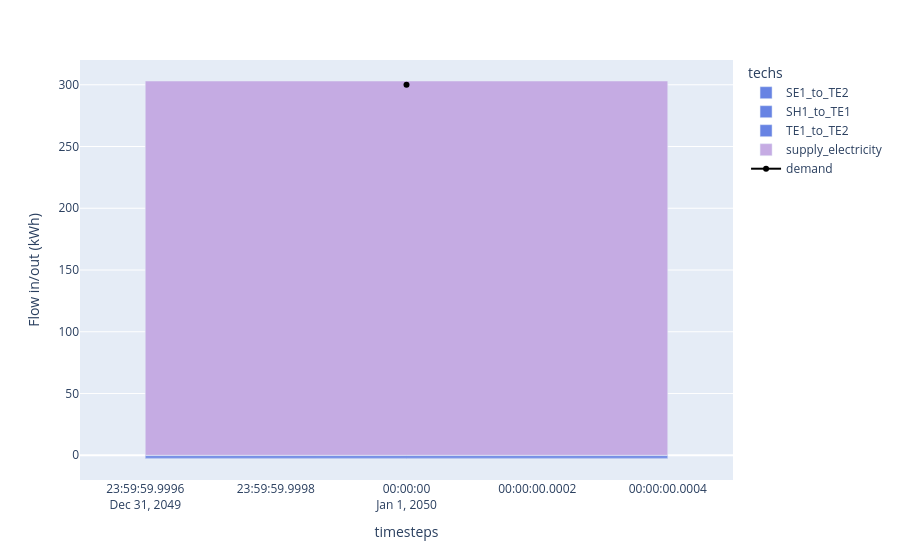

The notebook cell this image was saved under:
### Code cell
# We set the color mapping to use in all our plots by extracting the colors defined in the technology definitions of our model.
colors = model.inputs.color.to_series().to_dict()

df_electricity = (
    (model.results.flow_out.fillna(0) - model.results.flow_in.fillna(0))
    .sel(carriers="electricity")
    .sum("nodes")
    .to_series()
    .where(lambda x: x != 0)
    .dropna()
    .to_frame("Flow in/out (kWh)")
    .reset_index()
)
df_electricity_demand = df_electricity[df_electricity.techs == "demand_electricity"]
df_electricity_other = df_electricity[df_electricity.techs != "demand_electricity"]

print(df_electricity.head())

fig1 = px.bar(
    df_electricity_other,
    x="timesteps",
    y="Flow in/out (kWh)",
    color="techs",
    color_discrete_map=colors,
)
fig1.add_scatter(
    x=df_electricity_demand.timesteps,
    y=-1 * df_electricity_demand["Flow in/out (kWh)"],
    marker_color="black",
    name="demand",
)

### Figure 1 — Plotly figure (JSON) as saved in the notebook; plotly's stock layout.template omitted (floating-point values rounded to 4 significant figures)
{"data": [{"hovertemplate": "techs=SE1_to_TE2<br>timesteps=%{x}<br>Flow in/out (kWh)=%{y}<extra></extra>", "legendgroup": "SE1_to_TE2", "marker": {"color": "#6783E3", "pattern": {"shape": ""}}, "name": "SE1_to_TE2", "orientation": "v", "showlegend": true, "textposition": "auto", "type": "bar", "x": ["2050-01-01T00:00:00.000000000"], "xaxis": "x", "y": [-0.3979], "yaxis": "y"}, {"hovertemplate": "techs=SH1_to_TE1<br>timesteps=%{x}<br>Flow in/out (kWh)=%{y}<extra></extra>", "legendgroup": "SH1_to_TE1", "marker": {"color": "#6783E3", "pattern": {"shape": ""}}, "name": "SH1_to_TE1", "orientation": "v", "showlegend": true, "textposition": "auto", "type": "bar", "x": ["2050-01-01T00:00:00.000000000"], "xaxis": "x", "y": [-2.074], "yaxis": "y"}, {"hovertemplate": "techs=TE1_to_TE2<br>timesteps=%{x}<br>Flow in/out (kWh)=%{y}<extra></extra>", "legendgroup": "TE1_to_TE2", "marker": {"color": "#6783E3", "pattern": {"shape": ""}}, "name": "TE1_to_TE2", "orientation": "v", "showlegend": true, "textposition": "auto", "type": "bar", "x": ["2050-01-01T00:00:00.000000000"], "xaxis": "x", "y": [-0.5371], "yaxis": "y"}, {"hovertemplate": "techs=supply_electricity<br>timesteps=%{x}<br>Flow in/out (kWh)=%{y}<extra></extra>", "legendgroup": "supply_electricity", "marker": {"color": "#C5ABE3", "pattern": {"shape": ""}}, "name": "supply_electricity", "orientation": "v", "showlegend": true, "textposition": "auto", "type": "bar", "x": ["2050-01-01T00:00:00.000000000"], "xaxis": "x", "y": [303.0], "yaxis": "y"}, {"marker": {"color": "black"}, "name": "demand", "type": "scatter", "x": ["2050-01-01T00:00:00.000000000"], "y": [300.0]}], "layout": {"barmode": "relative", "legend": {"title": {"text": "techs"}, "tracegroupgap": 0}, "margin": {"t": 60}, "xaxis": {"anchor": "y", "domain": [0, 1], "title": {"text": "timesteps"}}, "yaxis": {"anchor": "x", "domain": [0, 1], "title": {"text": "Flow in/out (kWh)"}}}}
